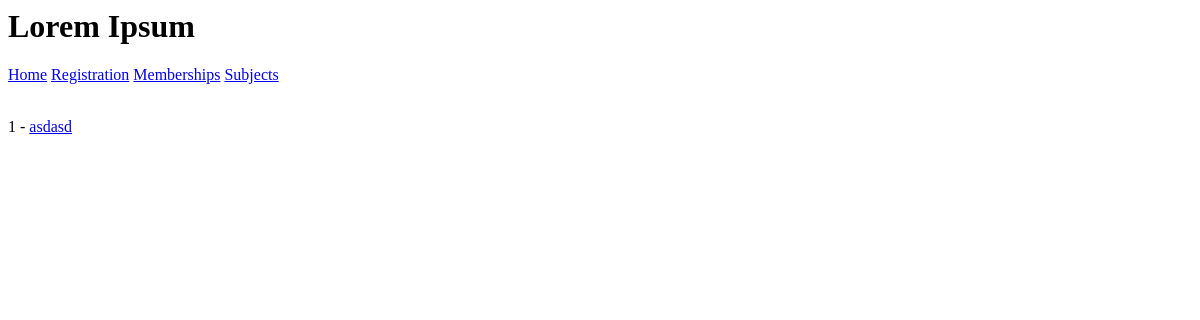
Before: /subject/list/ with the older database file.
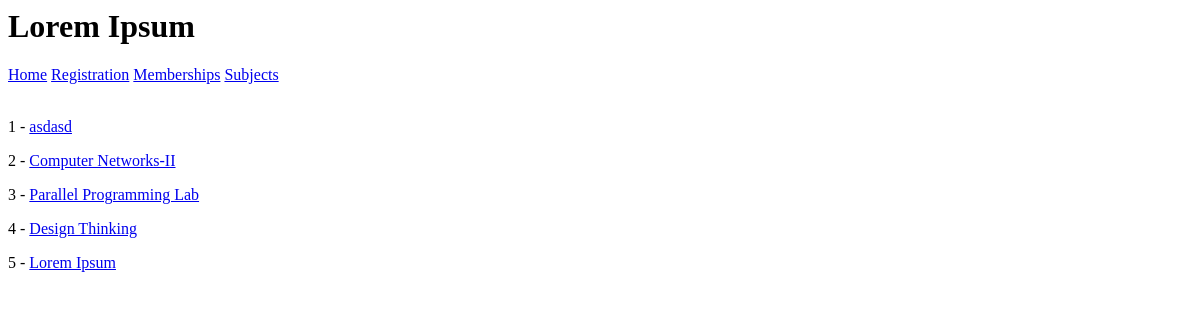
After: the same page with the newer database file.
### Subjects/models.py (models this page shows, shortened)
class Subject(models.Model):
    s_name = models.CharField(max_length=100, blank=True, null=True)
    s_code = models.CharField(max_length=10, blank=True, null=True)
    dept = models.CharField(max_length=100, blank=True, null=True)
    descp = models.TextField(blank=True, null=True)
    prof = models.TextField(blank=True, null=True)
    elec = models.BooleanField(default=False)
    def get_absolute_url(self):
        return reverse('Subjects:detail-view', kwargs={'sub_id':self.id})

### Subjects/views.py (the view)
# urls.py: path('list/', list_view, name='list-view'),
def list_view(request):
    sub_list = Subject.objects.all()
    context={
        'obj_list': sub_list
    }
    return render(request, 'subject_list.html', context)

### Subjects/Templates/subject_list.html
{% extends 'Base.html' %}
{% block content %}
    {% for obj in obj_list %}
        <p>{{ obj.id }} - <a href={{ obj.get_absolute_url }}> {{ obj.s_name }} </a></p>
    {% endfor %}
{% endblock %}

### Templates/Base.html (shortened to what this page needs)
<h1>Lorem Ipsum</h1>
<a href="{% url 'home' %}">Home</a>
<a href="{% url 'formA' %}">Registration</a>
<a href="{% url 'membership' %}">Memberships</a>
<a href="{% url 'Subjects:menu-view' %}">Subjects</a>
{% block content %}
{% endblock %}

Changed rows visible on the page:
added Subject: id "2", s_name "Computer Networks-II"
added Subject: id "3", s_name "Parallel Programming Lab"
added Subject: id "4", s_name "Design Thinking"
added Subject: id "5", s_name "Lorem Ipsum"
